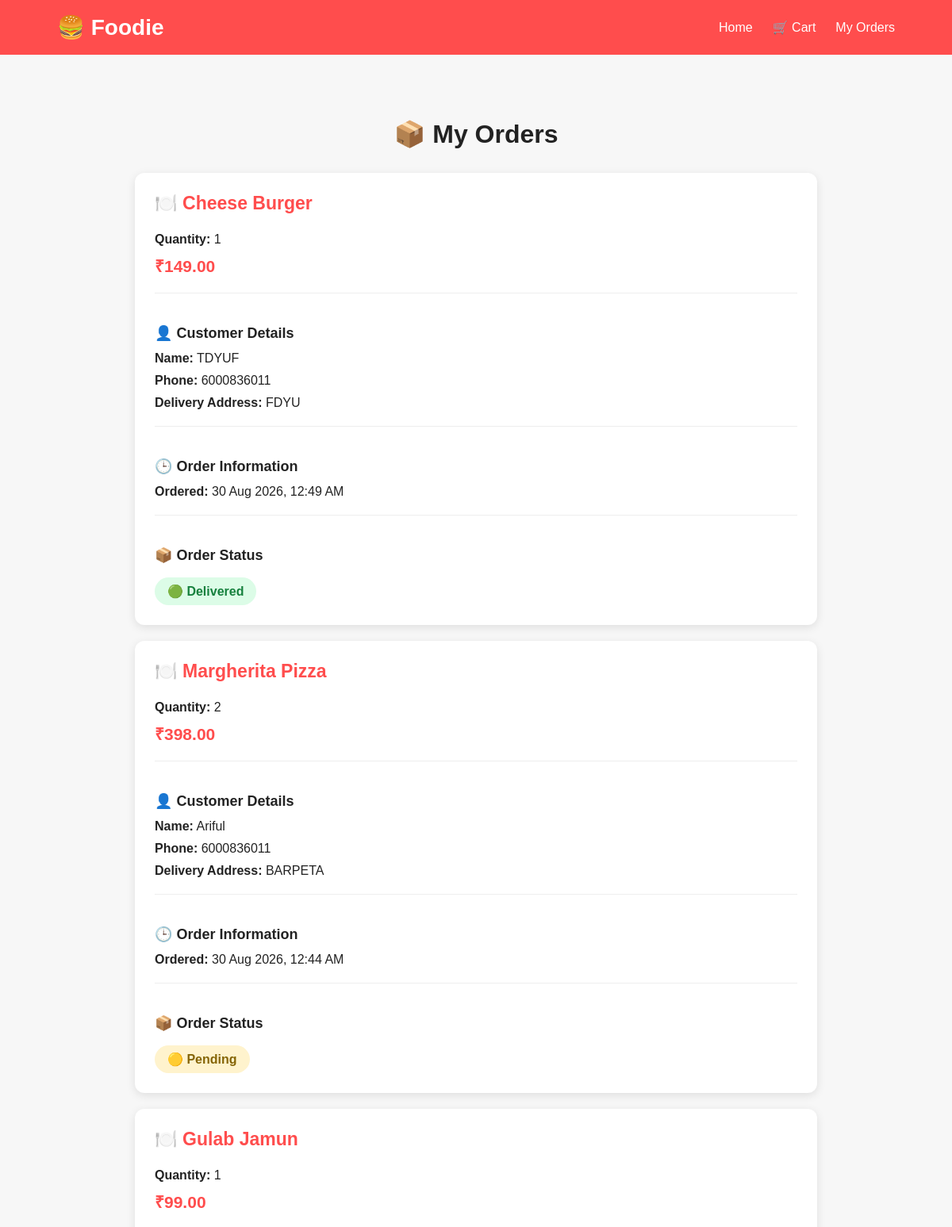
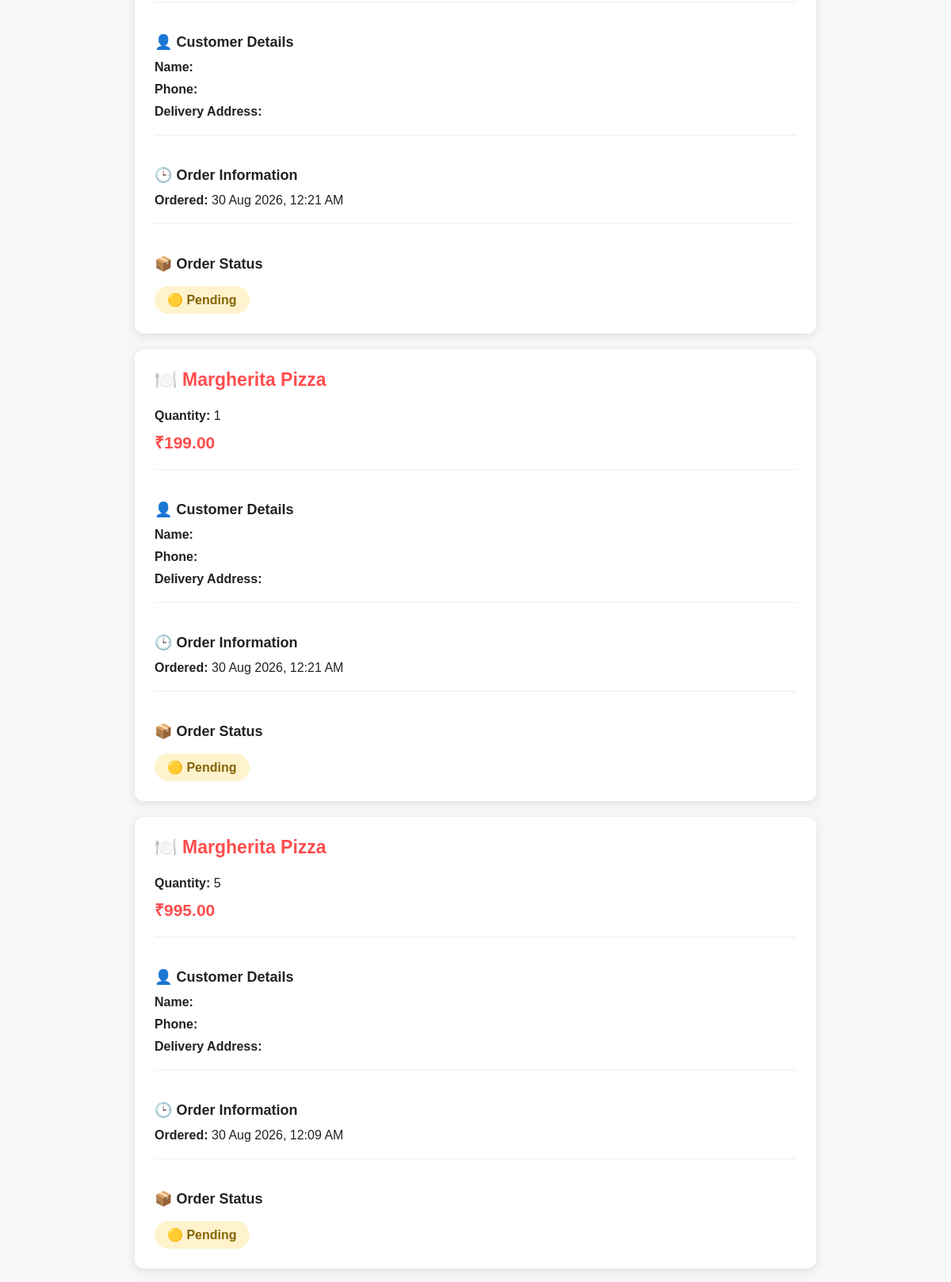
/my-orders/ (signed in, upper part), run on the app's committed database (2 pictures, top to bottom).
### orders/models.py (models this page shows, shortened)
class Order(models.Model):
    customer_name = models.CharField(
    max_length=100,
    default=''
    )
    phone = models.CharField(
    max_length=15,
    default=''
    )
    delivery_address = models.TextField(
    default=''
    )
    customer_name = models.CharField(
    max_length=100
    )
    phone = models.CharField(
    max_length=15
    )
    delivery_address = models.TextField()
    customer = models.ForeignKey(
        User,
        on_delete=models.CASCADE
    )
    food = models.ForeignKey(
        Food,
        on_delete=models.CASCADE
    )
    quantity = models.PositiveIntegerField(
        default=1
    )
    total_price = models.DecimalField(
        max_digits=10,
        decimal_places=2
    )
    ordered_at = models.DateTimeField(
        auto_now_add=True
    )
    status = models.CharField(
        max_length=50,
        default='Pending'
    )

class Food(models.Model):
    CATEGORY_CHOICES = [
        ('Pizza', 'Pizza'),
        ('Burger', 'Burger'),
        ('Chicken', 'Chicken'),
        ('Chinese', 'Chinese'),
        ('Dessert', 'Dessert'),
        ('Drinks', 'Drinks'),
    ]
    name = models.CharField(max_length=100)
    description = models.TextField()
    price = models.DecimalField(
        max_digits=10,
        decimal_places=2
    )
    category = models.CharField(
        max_length=50,
        choices=CATEGORY_CHOICES,
        default='Burger'
    )
    image = models.ImageField(
        upload_to='food/',
        blank=True,
        null=True
    )

### orders/views.py (the view)
def my_orders(request):
    if not request.user.is_authenticated:
        return redirect('login')
    orders = Order.objects.filter(
        customer=request.user
    ).order_by('-ordered_at')
    return render(
        request,
        'orders/my_orders.html',
        {
            'orders': orders
        }
    )

### orders/templates/orders/my_orders.html (shortened to what this page needs)
<!DOCTYPE html>
<html lang="en">
<head>
</head>
<body>
<nav>
    <div class="logo">
        🍔 Foodie
    </div>
    <a href="{% url 'home' %}">
        Home
    </a>
    <a href="{% url 'cart' %}">
        🛒 Cart
    </a>
    <a href="{% url 'my_orders' %}">
        My Orders
    </a>
</nav>
<div class="container">
    <h1>
        📦 My Orders
    </h1>
    {% if orders %}
        {% for order in orders %}
            <div class="order">
                <h3>
                    🍽️ {{ order.food.name }}
                </h3>
                <p>
                    <strong>Quantity:</strong>
                    {{ order.quantity }}
                </p>
                <p class="price">
                    ₹{{ order.total_price }}
                </p>
                <div class="order-section">
                    <h4>
                        👤 Customer Details
                    </h4>
                    <p>
                        <strong>Name:</strong>
                        {{ order.customer_name }}
                    </p>
                    <p>
                        <strong>Phone:</strong>
                        {{ order.phone }}
                    </p>
                    <p>
                        <strong>Delivery Address:</strong>
                        {{ order.delivery_address }}
                    </p>
                </div>
                <div class="order-section">
                    <h4>
                        🕒 Order Information
                    </h4>
                    <p>
                        <strong>Ordered:</strong>
                        {{ order.ordered_at|date:"d M Y, h:i A" }}
                    </p>
                </div>
                <div class="order-section">
                    <h4>
                        📦 Order Status
                    </h4>
                    {% if order.status == "Pending" %}
                        <span class="status pending">
                            🟡 Pending
                        </span>
                    {% elif order.status == "Confirmed" %}
                        <span class="status confirmed">
                            🔵 Confirmed
                        </span>
                    {% elif order.status == "Preparing" %}
                        <span class="status preparing">
                            🟠 Preparing
                        </span>
                    {% elif order.status == "Out for Delivery" %}
                        <span class="status delivery">
                            🚴 Out for Delivery
                        </span>
                    {% elif order.status == "Delivered" %}
                        <span class="status delivered">
                            🟢 Delivered
                        </span>
                    {% elif order.status == "Cancelled" %}
                        <span class="status cancelled">
                            🔴 Cancelled
                        </span>
                    {% else %}
                        <span class="status">
                            {{ order.status }}
                        </span>
                    {% endif %}
                </div>
            </div>
        {% endfor %}
    {% endif %}
</div>
</body>
</html>

### orders/templates/orders/my_orders.html (style rules this page uses)
* { box-sizing: border-box; }
body { font-family: Arial, sans-serif; background: #f7f7f7; margin: 0; color: #222; }
nav { background: #ff4d4d; padding: 18px 6%; display: flex; align-items: center; }
nav a { color: white; text-decoration: none; margin-left: 25px; font-weight: 500; }
.logo { color: white; font-size: 28px; font-weight: bold; margin-right: auto; }
.container { max-width: 900px; margin: 40px auto; padding: 20px; }
h1 { text-align: center; margin-bottom: 30px; }
.order { background: white; padding: 25px; margin-bottom: 20px; border-radius: 12px; box-shadow: 0 3px 12px rgba(0,0,0,0.1); }
.order h3 { color: #ff4d4d; margin-top: 0; font-size: 23px; }
.order p { margin: 10px 0; }
.order-section { margin-top: 20px; padding-top: 15px; border-top: 1px solid #eee; }
.order-section h4 { margin-bottom: 12px; font-size: 18px; }
.price { color: #ff4d4d; font-size: 21px; font-weight: bold; }
.status { display: inline-block; padding: 8px 16px; border-radius: 20px; font-weight: bold; margin-top: 5px; }
.pending { background: #fff3cd; color: #856404; }
.delivered { background: #dcfce7; color: #15803d; }

### data on the page
Order: food.name "Cheese Burger", quantity "1", total_price "149.00", customer_name "TDYUF", phone "6000836011", delivery_address "FDYU", ordered_at "30 Aug 2026, 12:49 AM", status "🟢 Delivered"
Order: food.name "Margherita Pizza", quantity "2", total_price "398.00", customer_name "Ariful", phone "6000836011", delivery_address "BARPETA", ordered_at "30 Aug 2026, 12:44 AM", status "🟡 Pending"
Order: food.name "Gulab Jamun", quantity "1", total_price "99.00", ordered_at "30 Aug 2026, 12:21 AM", status "🟡 Pending"
Order: food.name "Margherita Pizza", quantity "1", total_price "199.00", ordered_at "30 Aug 2026, 12:21 AM", status "🟡 Pending"
Order: food.name "Margherita Pizza", quantity "5", total_price "995.00", ordered_at "30 Aug 2026, 12:09 AM", status "🟡 Pending"
